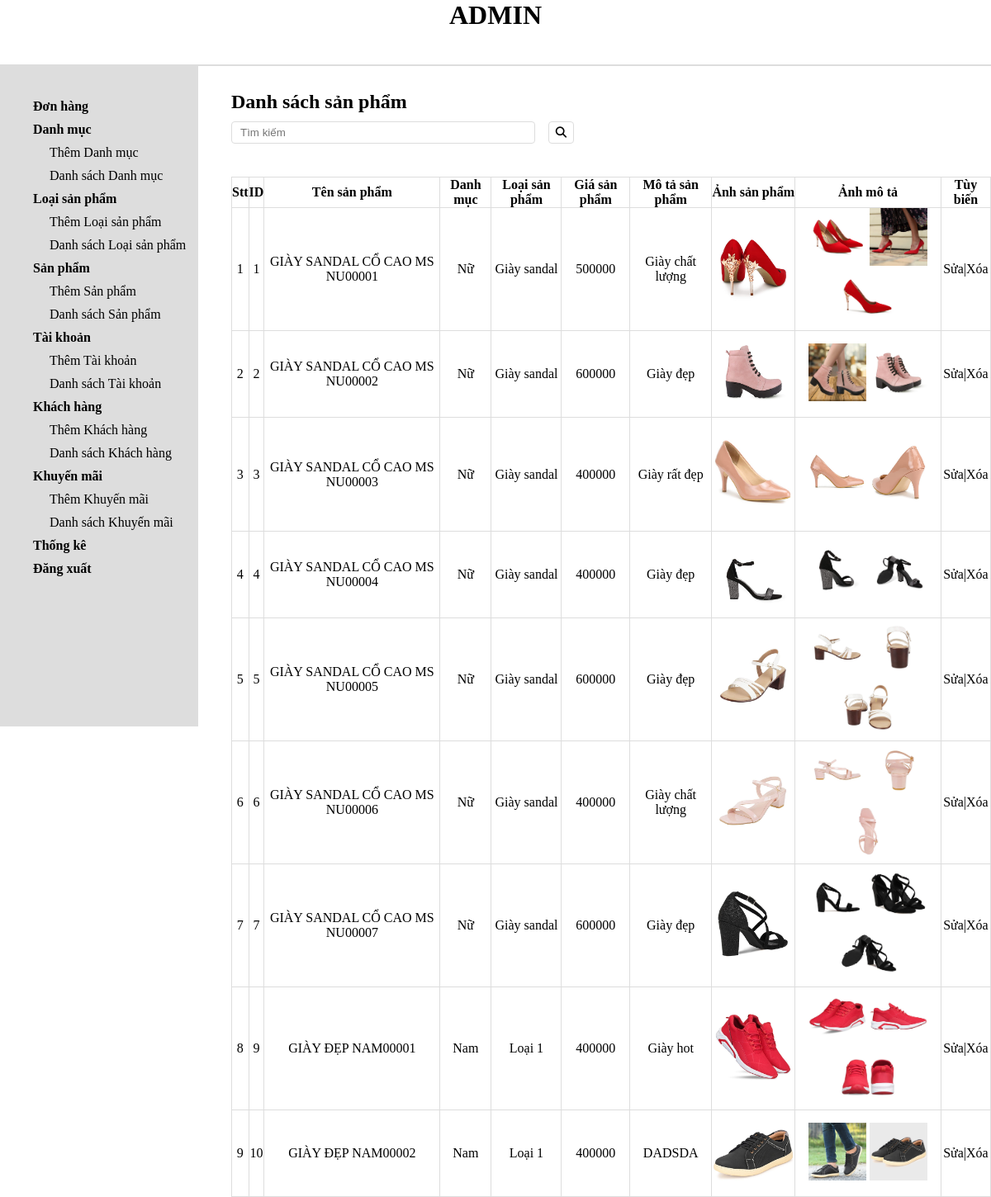
The app's page /admin/productlist.php with its own data.
### tables this page shows
CREATE TABLE `sanpham` (
  `MaSanPham` int(11) NOT NULL,
  `TenSanPham` varchar(255) NOT NULL,
  `Size` float NOT NULL,
  `Gia` float NOT NULL,
  `MoTaSanPham` varchar(255) NOT NULL,
  `AnhSanPham` varchar(255) NOT NULL,
  `AnhMoTa1` varchar(255) DEFAULT NULL,
  `AnhMoTa2` varchar(255) DEFAULT NULL,
  `AnhMoTa3` varchar(255) DEFAULT NULL,
  `MaDanhMuc` int(11) DEFAULT NULL,
  `MaKhuyenMai` varchar(255) DEFAULT NULL,
  `MaLoaiSP` int(11) DEFAULT NULL
);

CREATE TABLE `danhmuc` (
  `MaDanhMuc` int(11) NOT NULL,
  `TenDanhMuc` varchar(255) NOT NULL
);

CREATE TABLE `loaisanpham` (
  `MaLoaiSP` int(11) NOT NULL,
  `TenLoaiSP` varchar(255) NOT NULL,
  `MaDanhMuc` int(11) NOT NULL
);

### admin/productlist.php (the view, shortened to what this page needs)
<?php
include "header.php";
include "slider.php";
$con = ketnoi();
?>
<div class="admin-content-right">
    <div class="admin-content-right-cartegory_list">
        <h1>Danh sách sản phẩm</h1>
        <div id="search_admin">
             <input type="text" id="search-text" placeholder="Tìm kiếm">
             <button id="search-btn" onclick="Search('SP')"><i class="fa-solid fa-magnifying-glass"></i></button>
        </div>
        <table id="base-view">
            <tr>
                <th>Stt</th>
                <th>ID</th>
                <th>Tên sản phẩm</th>
                <th>Danh mục</th>
                <th>Loại sản phẩm</th>
                <th>Giá sản phẩm</th>
                <th>Mô tả sản phẩm</th>
                <th>Ảnh sản phẩm</th>
                <th>Ảnh mô tả</th>
                <th>Tùy biến</th>
            </tr>
            <?php
                $stt = 1;
                $query = "SELECT * FROM sanpham";
                $result = mysqli_query($con,$query) or die(mysqli_error($con));
                while($rows = mysqli_fetch_assoc($result))
                {
                    $query01 = "SELECT * FROM danhmuc WHERE MaDanhMuc = '$rows[MaDanhMuc]'";
                    $result01 = mysqli_query($con,$query01) or die(mysqli_error($con));
                    $rows01 = mysqli_fetch_assoc($result01);
                    $query02 = "SELECT * FROM loaisanpham WHERE MaLoaiSP = '$rows[MaLoaiSP]'";
                    $result02 = mysqli_query($con,$query02) or die(mysqli_error($con));
                    $rows02 = mysqli_fetch_assoc($result02);
                    ?>
                    <tr>
                        <td><?php echo $stt ?></td>
                        <td><?php echo $rows['MaSanPham']; ?></td>
                        <td><?php echo $rows['TenSanPham']; ?></td>
                        <td><?php echo $rows01['TenDanhMuc']; ?></td>
                        <td><?php echo $rows02['TenLoaiSP']; ?></td>
                        <td><?php echo $rows['Gia']; ?></td>
                        <td><?php echo $rows['MoTaSanPham']; ?></td>
                        <td><img src="../images/giay/<?php echo $rows['AnhSanPham']; ?>" style="width:100px"></td>
                        <td>
                            <?php if($rows['AnhMoTa1'] != "")
                            {
                                ?>
                                    <img src="../images/giay/<?php echo $rows['AnhMoTa1']; ?>" style="width:70px">
                                <?php
                            }
                            ?>
                            <?php if($rows['AnhMoTa2'] != "")
                            {
                                ?>
                                    <img src="../images/giay/<?php  echo $rows['AnhMoTa2']; ?>" style="width:70px">
                                <?php
                            }
                            ?>
                            <?php if($rows['AnhMoTa3'] != "")
                            {
                                ?>
                                <img src="../images/giay/<?php  echo $rows['AnhMoTa3']; ?>" style="width:70px">
                                <?php
                            }
                            ?>
                        </td>
                        <td><a href="productedit.php?id=<?php echo $rows['MaSanPham']; ?>">Sửa</a>|<a href="../model/delete_model.php?place=SP&&id=<?php echo $rows['MaSanPham']; ?>">Xóa</a></td>
                    </tr>
                    <?php
                    $stt++;
                }
            ?>
        </table>
    </div>
</div>
</section>
</body>
</html>

### admin/style.css (style rules this page uses)
* { margin:0; padding:0; box-sizing: border-box; color:black; outline:none; }
a { text-decoration: none; }
.admin-content-right { width:80%; padding:30px 0 0 40px; }
.admin-content-right-cartegory_list table { width:100%; text-align: center; margin-top: 20px; }
.admin-content-right-cartegory_list table tr th,td { border:1px solid #dddddd; }
table { border-collapse: collapse; }
#search_admin { display:flex; align-items: center; margin: 10px 0 20px 0; width:415px; display:flex; margin-bottom: 40px; }
#search-text { flex:2; padding: 5px 10px; margin-right:16px; border:1px solid #dddddd; border-radius:4px; }
#search-btn { padding:5px 8px; color:rgb(61, 60, 60); background-color: #fff; border: 1px solid #dddddd; border-radius:4px; cursor:pointer; }

### records on screen
sanpham: MaSanPham "1", TenSanPham "GIÀY SANDAL CỔ CAO MS NU00001", MaDanhMuc.TenDanhMuc "Nữ", MaLoaiSP.TenLoaiSP "Giày sandal", Gia "500000", MoTaSanPham "Giày chất lượng", AnhSanPham (picture), AnhMoTa1 (picture), AnhMoTa2 (picture), AnhMoTa3 (picture)
sanpham: MaSanPham "2", TenSanPham "GIÀY SANDAL CỔ CAO MS NU00002", MaDanhMuc.TenDanhMuc "Nữ", MaLoaiSP.TenLoaiSP "Giày sandal", Gia "600000", MoTaSanPham "Giày đẹp", AnhSanPham (picture), AnhMoTa1 (picture), AnhMoTa2 (picture)
sanpham: MaSanPham "3", TenSanPham "GIÀY SANDAL CỔ CAO MS NU00003", MaDanhMuc.TenDanhMuc "Nữ", MaLoaiSP.TenLoaiSP "Giày sandal", Gia "400000", MoTaSanPham "Giày rất đẹp", AnhSanPham (picture), AnhMoTa1 (picture), AnhMoTa2 (picture)
sanpham: MaSanPham "4", TenSanPham "GIÀY SANDAL CỔ CAO MS NU00004", MaDanhMuc.TenDanhMuc "Nữ", MaLoaiSP.TenLoaiSP "Giày sandal", Gia "400000", MoTaSanPham "Giày đẹp", AnhSanPham (picture), AnhMoTa1 (picture), AnhMoTa2 (picture)
sanpham: MaSanPham "5", TenSanPham "GIÀY SANDAL CỔ CAO MS NU00005", MaDanhMuc.TenDanhMuc "Nữ", MaLoaiSP.TenLoaiSP "Giày sandal", Gia "600000", MoTaSanPham "Giày đẹp", AnhSanPham (picture), AnhMoTa1 (picture), AnhMoTa2 (picture), AnhMoTa3 (picture)
sanpham: MaSanPham "6", TenSanPham "GIÀY SANDAL CỔ CAO MS NU00006", MaDanhMuc.TenDanhMuc "Nữ", MaLoaiSP.TenLoaiSP "Giày sandal", Gia "400000", MoTaSanPham "Giày chất lượng", AnhSanPham (picture), AnhMoTa1 (picture), AnhMoTa2 (picture), AnhMoTa3 (picture)
sanpham: MaSanPham "7", TenSanPham "GIÀY SANDAL CỔ CAO MS NU00007", MaDanhMuc.TenDanhMuc "Nữ", MaLoaiSP.TenLoaiSP "Giày sandal", Gia "600000", MoTaSanPham "Giày đẹp", AnhSanPham (picture), AnhMoTa1 (picture), AnhMoTa2 (picture), AnhMoTa3 (picture)
sanpham: MaSanPham "9", TenSanPham "GIÀY ĐẸP NAM00001", MaDanhMuc.TenDanhMuc "Nam", MaLoaiSP.TenLoaiSP "Loại 1", Gia "400000", MoTaSanPham "Giày hot", AnhSanPham (picture), AnhMoTa1 (picture), AnhMoTa2 (picture), AnhMoTa3 (picture)
sanpham: MaSanPham "10", TenSanPham "GIÀY ĐẸP NAM00002", MaDanhMuc.TenDanhMuc "Nam", MaLoaiSP.TenLoaiSP "Loại 1", Gia "400000", MoTaSanPham "DADSDA", AnhSanPham (picture), AnhMoTa1 (picture), AnhMoTa2 (picture)
